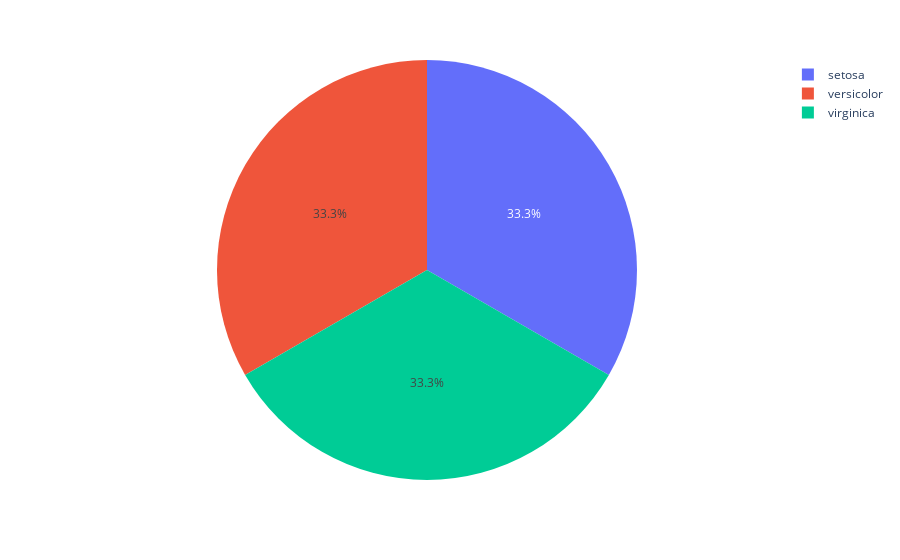

The notebook cell this image was saved under:
### Code cell
df_pie=df['species'].value_counts().reset_index()
df_pie.columns=['species','count']
fig_7=px.pie(df_pie,values='count',names='species')
fig_7.write_image('./output/fig_7.png',scale=5)
fig_7

### Figure 1 — Plotly figure (JSON) as saved in the notebook; plotly's stock layout.template omitted (floating-point values rounded to 4 significant figures)
{"data": [{"domain": {"x": [0, 1], "y": [0, 1]}, "hovertemplate": "species=%{label}<br>count=%{value}<extra></extra>", "labels": ["setosa", "versicolor", "virginica"], "legendgroup": "", "name": "", "showlegend": true, "type": "pie", "values": [50, 50, 50]}], "layout": {"legend": {"tracegroupgap": 0}, "margin": {"t": 60}}}
